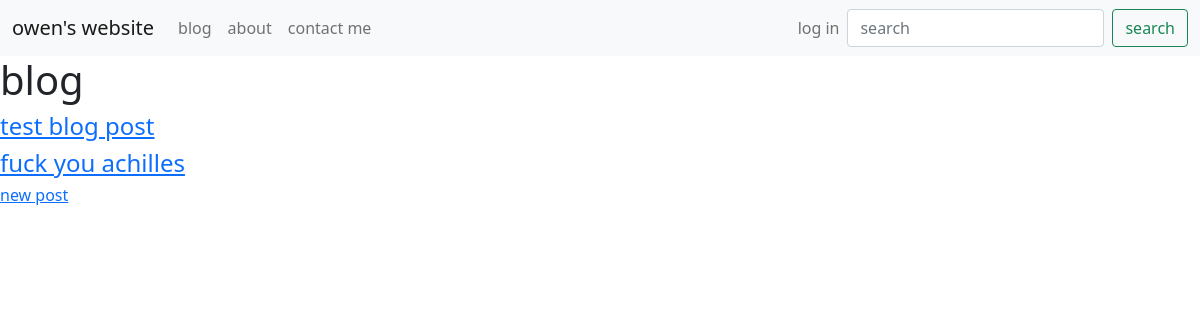
Before: /blog/ with the older database file.
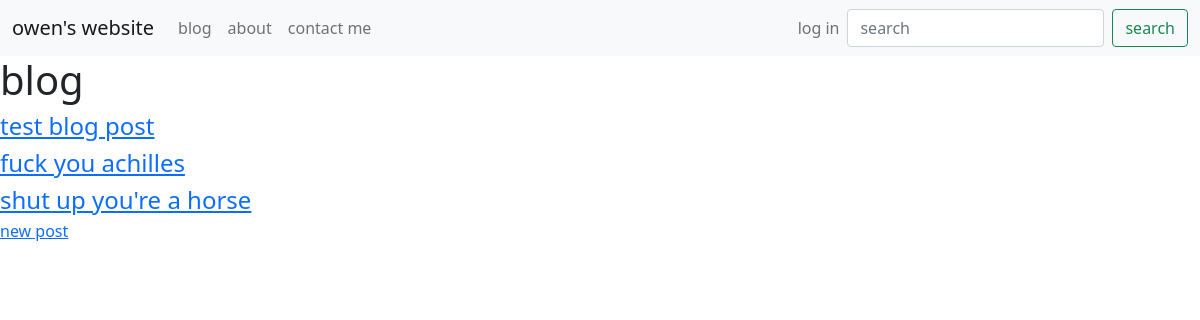
After: the same page with the newer database file.
### blog/models.py (models this page shows)
class BlogPost(models.Model):
    title = models.CharField(max_length=100)
    author = models.CharField(max_length=100)
    content = models.TextField()
    def get_absolute_url(self):
        return f'/blog/{self.id}'

### blog/views.py (the view)
# urls.py: path('', blog_list_view),
def blog_list_view(request):
    qs = BlogPost.objects.all()
    template_name = 'pages/blog_list.html'
    context = {'title': 'blog',
               'object_list': qs, }
    return render(request, template_name, context)

### blog/templates/pages/blog_list.html
{% extends 'base.html' %}
{% block content %}
<h1>{{ title }}</h1>
{% for object in object_list %}
  {% include 'pages/list-inline.html' with blog_post=object %}
{% endfor %}
<h6>
  <a href='new/'>new post</a>
</h6>
{% endblock %}

### blog/templates/pages/list-inline.html
<h4>
  <a href='{{ blog_post.get_absolute_url }}'>{{ blog_post.title }}</a>
</h4>

Changed rows visible on the page:
added BlogPost: title "shut up you're a horse"
